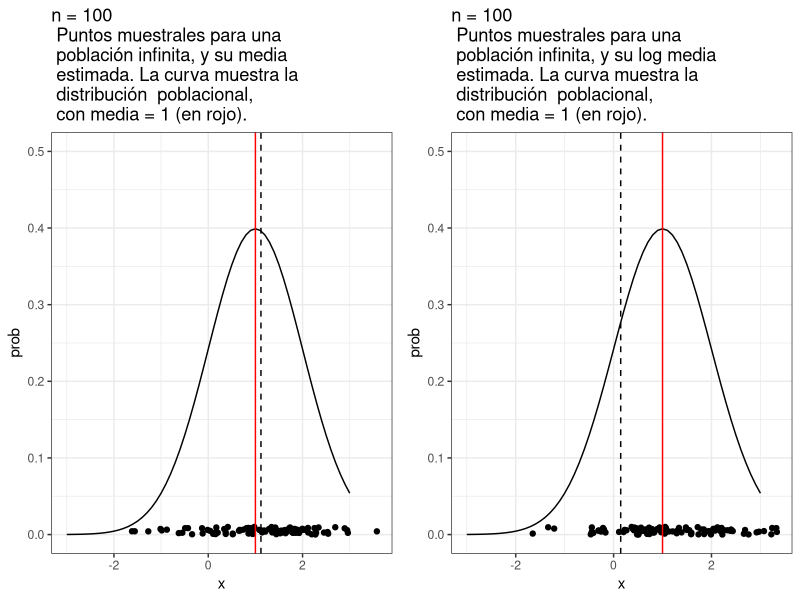
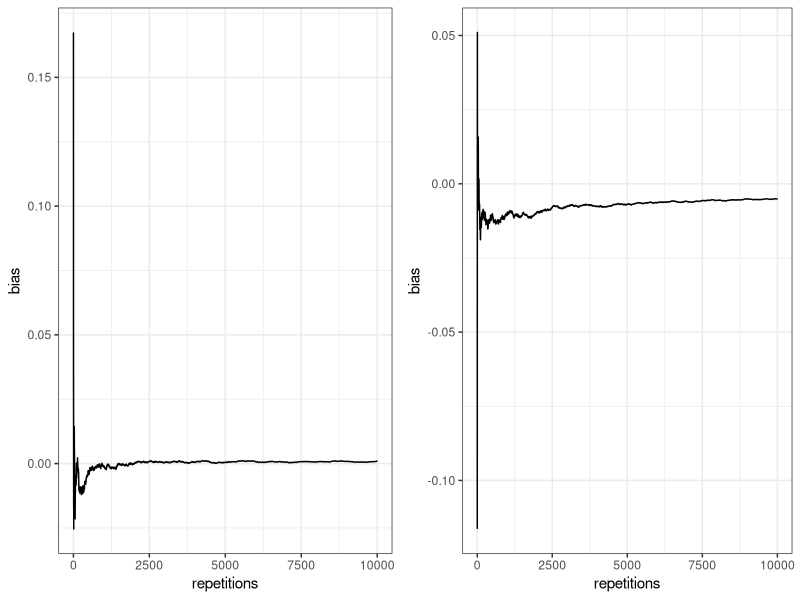

R code for these plots, in order:
## ---- chunk 1
knitr::opts_chunk$set(echo = TRUE)
## ---- chunk 2
library(tidyr)
library(ggplot2)
library(gridExtra)
set.seed(88100)
estimator1 <- function(samples){
  mean(x_samples)
}

S <- 100
mu <- 1
sdev <- 1
x           <- seq(-3,3, by=0.1)
prob        <- dnorm(x, mean = mu, sd = sdev)

# Estimate once
x_samples   <- rnorm(n = S, mean = mu, sd = sdev)
theta_hat1   <- estimator1(x_samples)

df.pdf <- data.frame(x = x, prob = prob)
df <- data.frame(x = x_samples, prob = runif(S)/100)
p1 <- ggplot(df, aes(x = x, y = prob)) + 
  geom_point() +
  geom_line(data = df.pdf, aes(x=x, y=prob))+
  geom_vline(aes(xintercept = theta_hat1), linetype = 2) + ylim(c(0,0.5))+
  theme_bw() + 
  geom_vline(aes(xintercept = 1), linetype = 1, color="red") + ggtitle("n = 100 \n Puntos muestrales para una \n población infinita, y su media \n estimada. La curva muestra la \n distribución  poblacional, \n con media = 1 (en rojo).")

estimator2 <- function(samples){
  log(mean(x_samples))
}

S <- 100
mu <- 1
sdev <- 1
x           <- seq(-3,3, by=0.1)
prob        <- dnorm(x, mean = mu, sd = sdev)

# Estimate once
x_samples   <- rnorm(n = S, mean = mu, sd = sdev)
theta_hat2   <- estimator2(x_samples)

df.pdf <- data.frame(x = x, prob = prob)
df <- data.frame(x = x_samples, prob = runif(S)/100)
p2 <-ggplot(df, aes(x = x, y = prob)) + 
  geom_point() +
  geom_line(data = df.pdf, aes(x=x, y=prob))+
  geom_vline(aes(xintercept = theta_hat2), linetype = 2) + geom_vline(aes(xintercept = 1), linetype = 1, color="red") +
  ylim(c(0,0.5))+
  theme_bw()+ ggtitle("n = 100 \n Puntos muestrales para una \n población infinita, y su log media \n estimada. La curva muestra la \n distribución  poblacional, \n con media = 1 (en rojo).")

grid.arrange(p1, p2, nrow = 1)
## ---- chunk 3
# Estimate many times to analyze bias
n_reps <- 10000
theta_hat_samples <- rep(NA, n_reps)
for(xp in 1:n_reps){
  x_samples   <- rnorm(n = S, mean = mu, sd = sdev)
  theta_hat   <- estimator1(x_samples)
  theta_hat_samples[xp]  <- theta_hat
}

# Empirical bias
bias <- cumsum(theta_hat_samples) / seq_along(theta_hat_samples) - mu
df.bias <- data.frame(bias = bias, repetitions = 1:length(bias))
p3<-ggplot(df.bias, aes(x=repetitions, y = bias)) + geom_line() + theme_bw()

# Estimate many times to analyze bias
n_reps <- 10000
theta_hat_samples <- rep(NA, n_reps)
for(xp in 1:n_reps){
  x_samples   <- rnorm(n = S, mean = mu, sd = sdev)
  theta_hat   <- estimator2(x_samples)
  theta_hat_samples[xp]  <- theta_hat
}

# Empirical bias
bias <- cumsum(theta_hat_samples) / seq_along(theta_hat_samples) - log(mu)
df.bias <- data.frame(bias = bias, repetitions = 1:length(bias))
p4<-ggplot(df.bias, aes(x=repetitions, y = bias)) + geom_line() + theme_bw()

grid.arrange(p3, p4, nrow = 1)
